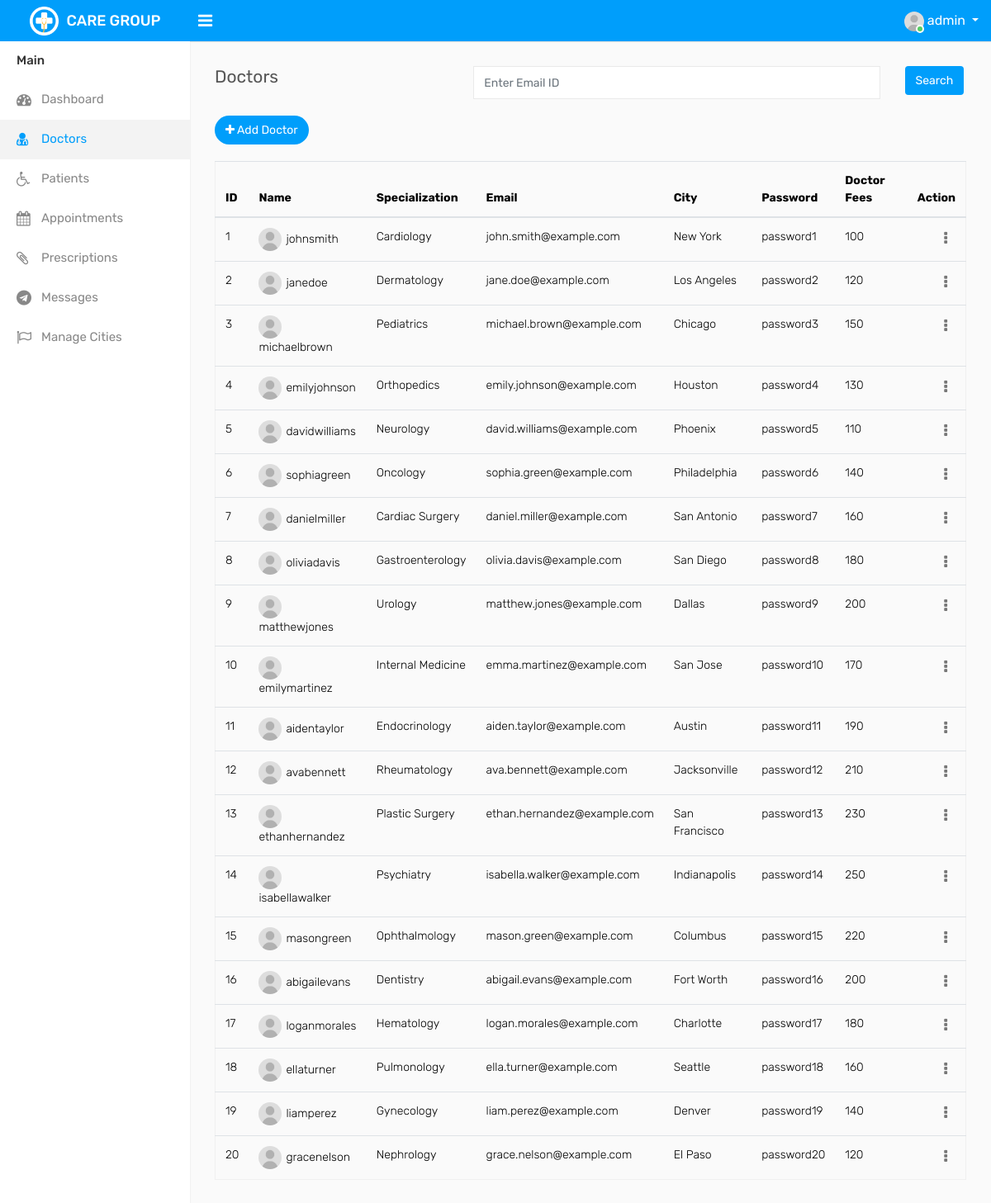
The app's page /admin/doctors.php (signed in), older data.
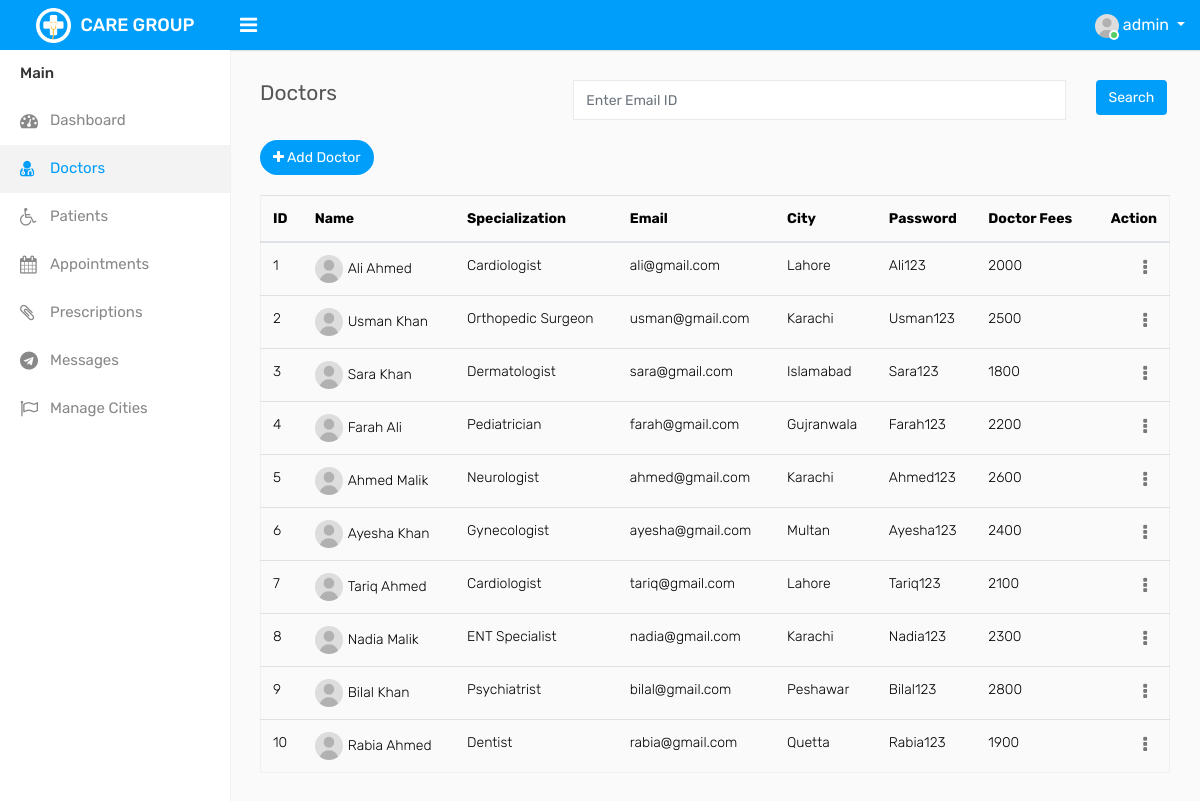
The same page, newer data.
### tables this page shows
CREATE TABLE `doctb` (
  `id` int PRIMARY Key  AUTO_INCREMENT NOT NULL,
  `username` varchar(50) NOT NULL UNIQUE,
  `password` varchar(50) NOT NULL,
  `email` varchar(50) NOT NULL,
  `city` varchar(30) NOT NULL,
  `spec` varchar(50) NOT NULL,
  `docFees` int(10) NOT NULL
);

### admin/doctors.php (the view, shortened to what this page needs)
<?php
    require_once "include/header.php";
    require_once "include/sidebar.php";
?>
<div class="page-wrapper">
    <div class="content">
        <div class="row">
            <div class="col-sm-4 col-3">
                <h4 class="page-title">Doctors</h4>
            </div>
            <div class="col-md-8">
                <form class="form-group" action="doctorsearch.php" method="post">
                    <div class="row">
                        <div class="col-md-10"><input type="text" name="doctor_email"
                                placeholder="Enter Email ID" class="form-control"></div>
                        <div class="col-md-2"><input type="submit" name="doctor_search_submit"
                                class="btn btn-primary" value="Search"></div>
                    </div>
                </form>
            </div>
            <div class="col-sm-8 col-9 text-right m-b-20">
                <a href="add-doctor.php" class="btn btn-primary btn-rounded float-left"><i class="fa fa-plus"></i> Add Doctor</a>
            </div>
        </div>
        <div class="row">
            <div class="col-md-12">
                <div class="table-responsive">
                    <table class="table table-border table-striped custom-table datatable mb-0">
                        <div class="tab-pane fade" id="list-pat" role="tabpanel" aria-labelledby="list-pat-list">
                            <table class="table table-hover">
                                <thead>
                                    <tr>
                                        <th>ID</th>
                                        <th>Name</th>
                                        <th>Specialization</th>
                                        <th>Email</th>
                                        <th>City</th>
                                        <th>Password</th>
                                        <th>Doctor Fees</th>
                                        <th class="text-right">Action</th>
                                    </tr>
                                </thead>
                                <tbody>
                                <?php
                                    global $con;
                                    $query = "select * from doctb";
                                    $result = mysqli_query($con,$query);
                                    while ($row = mysqli_fetch_array($result)){
                                    $id = $row['id'];
                                    $username = $row['username'];
                                    $spec = $row['spec'];
                                    $email = $row['email'];
                                    $city = $row['city'];
                                    $password = $row['password'];
                                    $docFees = $row['docFees'];
                                    $editAccountDetailsURL = 'account-details.php?table=doctb&id=' . $id . "&page=doctors.php";
                                    $deleteAccountDetailsURL = "delete.php?table=doctb&id=$id&page=doctors.php";
                                    echo "<tr>
                                        <td>$id</td>
                                        <td><img width='28' height='28' src='assets/img/user.jpg' class='rounded-circle m-r-5' alt=''>$username</td>
                                        <td>$spec</td>
                                        <td>$email</td>
                                        <td>$city</td>
                                        <td>$password</td>
                                        <td>$docFees</td>
                                        <td class='text-right'>
                                            <div class='dropdown dropdown-action'>
                                                <a href='#' class='action-icon dropdown-toggle' data-toggle='dropdown' aria-expanded='false'><i class='fa fa-ellipsis-v'></i></a>
                                                <div class='dropdown-menu dropdown-menu-right'>
                                                    <a class='dropdown-item' href='$editAccountDetailsURL'><i class='fa fa-pencil m-r-5'></i> Edit</a>
                                                    <a class='dropdown-item' href='$deleteAccountDetailsURL'><i class='fa fa-trash m-r-5'></i> Delete</a>
                                                </div>
                                            </div>
                                        </td>
                                    </tr>";
                                    }
                                ?>
                                </tbody>
                            </table>
                            <br>
                        </div>
                    </table>
                </div>
            </div>
        </div>
    </div>
</div>
</body>
</html>

Row changes from the older to the newer data that the page shows:
removed doctb: id "11", username "aidentaylor", spec "Endocrinology", email "aiden.taylor@example.com", city "Austin", password "password11", docFees "190"
removed doctb: id "12", username "avabennett", spec "Rheumatology", email "ava.bennett@example.com", city "Jacksonville", password "password12", docFees "210"
removed doctb: id "13", username "ethanhernandez", spec "Plastic Surgery", email "ethan.hernandez@example.com", city "San Francisco", password "password13", docFees "230"
removed doctb: id "14", username "isabellawalker", spec "Psychiatry", email "isabella.walker@example.com", city "Indianapolis", password "password14", docFees "250"
removed doctb: id "15", username "masongreen", spec "Ophthalmology", email "mason.green@example.com", city "Columbus", password "password15", docFees "220"
removed doctb: id "16", username "abigailevans", spec "Dentistry", email "abigail.evans@example.com", city "Fort Worth", password "password16", docFees "200"
removed doctb: id "17", username "loganmorales", spec "Hematology", email "logan.morales@example.com", city "Charlotte", password "password17", docFees "180"
removed doctb: id "18", username "ellaturner", spec "Pulmonology", email "ella.turner@example.com", city "Seattle", password "password18", docFees "160"
removed doctb: id "19", username "liamperez", spec "Gynecology", email "liam.perez@example.com", city "Denver", password "password19", docFees "140"
removed doctb: id "20", username "gracenelson", spec "Nephrology", email "grace.nelson@example.com", city "El Paso", password "password20", docFees "120"
changed doctb id 1: username "johnsmith" → "Ali Ahmed"; spec "Cardiology" → "Cardiologist"; email "john.smith@example.com" → "ali@gmail.com"; city "New York" → "Lahore"; password "password1" → "Ali123"; docFees "100" → "2000"
changed doctb id 2: username "janedoe" → "Usman Khan"; spec "Dermatology" → "Orthopedic Surgeon"; email "jane.doe@example.com" → "usman@gmail.com"; city "Los Angeles" → "Karachi"; password "password2" → "Usman123"; docFees "120" → "2500"
changed doctb id 3: username "michaelbrown" → "Sara Khan"; spec "Pediatrics" → "Dermatologist"; email "michael.brown@example.com" → "sara@gmail.com"; city "Chicago" → "Islamabad"; password "password3" → "Sara123"; docFees "150" → "1800"
changed doctb id 4: username "emilyjohnson" → "Farah Ali"; spec "Orthopedics" → "Pediatrician"; email "emily.johnson@example.com" → "farah@gmail.com"; city "Houston" → "Gujranwala"; password "password4" → "Farah123"; docFees "130" → "2200"
changed doctb id 5: username "davidwilliams" → "Ahmed Malik"; spec "Neurology" → "Neurologist"; email "david.williams@example.com" → "ahmed@gmail.com"; city "Phoenix" → "Karachi"; password "password5" → "Ahmed123"; docFees "110" → "2600"
changed doctb id 6: username "sophiagreen" → "Ayesha Khan"; spec "Oncology" → "Gynecologist"; email "sophia.green@example.com" → "ayesha@gmail.com"; city "Philadelphia" → "Multan"; password "password6" → "Ayesha123"; docFees "140" → "2400"
changed doctb id 7: username "danielmiller" → "Tariq Ahmed"; spec "Cardiac Surgery" → "Cardiologist"; email "daniel.miller@example.com" → "tariq@gmail.com"; city "San Antonio" → "Lahore"; password "password7" → "Tariq123"; docFees "160" → "2100"
changed doctb id 8: username "oliviadavis" → "Nadia Malik"; spec "Gastroenterology" → "ENT Specialist"; email "olivia.davis@example.com" → "nadia@gmail.com"; city "San Diego" → "Karachi"; password "password8" → "Nadia123"; docFees "180" → "2300"
changed doctb id 9: username "matthewjones" → "Bilal Khan"; spec "Urology" → "Psychiatrist"; email "matthew.jones@example.com" → "bilal@gmail.com"; city "Dallas" → "Peshawar"; password "password9" → "Bilal123"; docFees "200" → "2800"
changed doctb id 10: username "emilymartinez" → "Rabia Ahmed"; spec "Internal Medicine" → "Dentist"; email "emma.martinez@example.com" → "rabia@gmail.com"; city "San Jose" → "Quetta"; password "password10" → "Rabia123"; docFees "170" → "1900"
